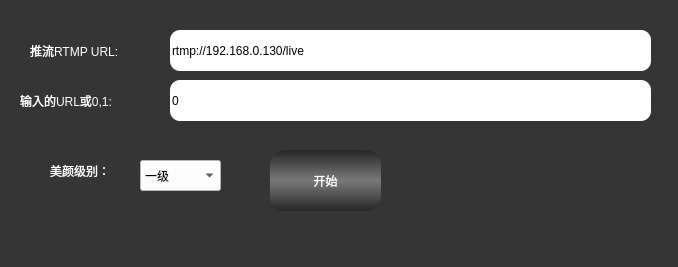
<?xml version="1.0" encoding="UTF-8"?>
<ui version="4.0">
 <class>XRtmpStreamerClass</class>
 <widget class="QWidget" name="XRtmpStreamerClass">
  <property name="geometry">
   <rect>
    <x>0</x>
    <y>0</y>
    <width>678</width>
    <height>267</height>
   </rect>
  </property>
  <property name="windowTitle">
   <string>XRtmpStreamer</string>
  </property>
  <property name="styleSheet">
   <string notr="true">QLabel
{
	color: rgb(255, 255, 255);
	font: 75 12pt &quot;黑体&quot;;
}
QWidget
{
	background-color: rgb(53, 53, 53);
}

QPushButton:hover
 { 
	background-color: qlineargradient(spread:pad, x1:0, y1:0, x2:0, y2:1, stop:0 rgba(120, 120, 120, 255), stop:0.495 rgba(39, 39, 39, 255), stop:0.505 rgba(39,39, 39, 255), stop:1 rgba(120, 120,120, 255));
 border: none;
border-radius:15px;
color: rgb(255, 255, 255);
font: 75 12pt &quot;黑体&quot;;
 }
QPushButton:!hover
 { 
	background-color: qlineargradient(spread:pad, x1:0, y1:0, x2:0, y2:1, stop:0 rgba(39, 39, 39, 255), stop:0.495 rgba(120, 120, 120, 255), stop:0.505 rgba(120,120, 120, 255), stop:1 rgba(39, 39,39, 255));
 border: none;
border-radius:15px;
color: rgb(255, 255, 255);
font: 75 12pt &quot;黑体&quot;;
 }

QLineEdit
{
border-radius:10px;
background-color: rgb(255, 255, 255);
font: 75 12pt &quot;黑体&quot;;

}
QComboBox
{
background-color: rgb(255, 255, 255);
font: 75 12pt &quot;黑体&quot;;

}</string>
  </property>
  <widget class="QLineEdit" name="outUrl">
   <property name="geometry">
    <rect>
     <x>170</x>
     <y>30</y>
     <width>481</width>
     <height>41</height>
    </rect>
   </property>
   <property name="text">
    <string>rtmp://192.168.0.130/live</string>
   </property>
  </widget>
  <widget class="QLabel" name="label">
   <property name="geometry">
    <rect>
     <x>30</x>
     <y>40</y>
     <width>111</width>
     <height>21</height>
    </rect>
   </property>
   <property name="text">
    <string>推流RTMP URL:</string>
   </property>
  </widget>
  <widget class="QLabel" name="label_2">
   <property name="geometry">
    <rect>
     <x>20</x>
     <y>90</y>
     <width>131</width>
     <height>21</height>
    </rect>
   </property>
   <property name="text">
    <string>输入的URL或0,1:</string>
   </property>
  </widget>
  <widget class="QLineEdit" name="inUrl">
   <property name="geometry">
    <rect>
     <x>170</x>
     <y>80</y>
     <width>481</width>
     <height>41</height>
    </rect>
   </property>
   <property name="text">
    <string>0</string>
   </property>
  </widget>
  <widget class="QPushButton" name="startButton">
   <property name="geometry">
    <rect>
     <x>270</x>
     <y>150</y>
     <width>111</width>
     <height>61</height>
    </rect>
   </property>
   <property name="text">
    <string>开始</string>
   </property>
  </widget>
  <widget class="QLabel" name="label_3">
   <property name="geometry">
    <rect>
     <x>50</x>
     <y>160</y>
     <width>81</width>
     <height>21</height>
    </rect>
   </property>
   <property name="text">
    <string>美颜级别：</string>
   </property>
  </widget>
  <widget class="QComboBox" name="face">
   <property name="geometry">
    <rect>
     <x>140</x>
     <y>160</y>
     <width>81</width>
     <height>31</height>
    </rect>
   </property>
   <item>
    <property name="text">
     <string>一级</string>
    </property>
   </item>
   <item>
    <property name="text">
     <string>二级</string>
    </property>
   </item>
   <item>
    <property name="text">
     <string>三级</string>
    </property>
   </item>
  </widget>
 </widget>
 <layoutdefault spacing="6" margin="11"/>
 <resources>
  <include location="xrtmpstreamer.qrc"/>
 </resources>
 <connections>
  <connection>
   <sender>startButton</sender>
   <signal>clicked()</signal>
   <receiver>XRtmpStreamerClass</receiver>
   <slot>Stream()</slot>
   <hints>
    <hint type="sourcelabel">
     <x>320</x>
     <y>184</y>
    </hint>
    <hint type="destinationlabel">
     <x>802</x>
     <y>218</y>
    </hint>
   </hints>
  </connection>
 </connections>
 <slots>
  <slot>Stream()</slot>
 </slots>
</ui>
